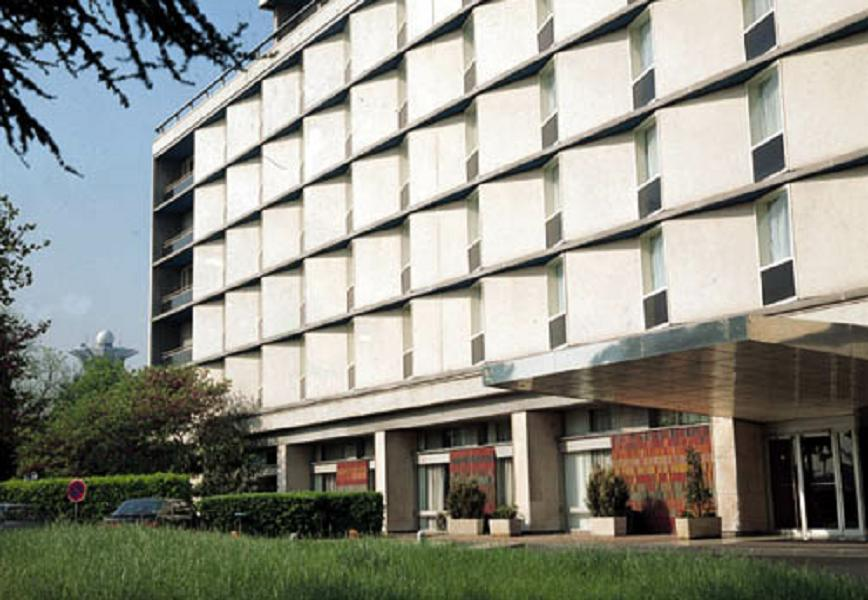
#> input picture HW1/building.jpg, 868 x 600 px
$ python edge.py   (older library calls are emulated)
#> lines starting #> are read from the running program, lines starting #| are printed output that depends on the picture
import os
import skimage
import pylab
import numpy as np
import math
from skimage import data
from skimage.color import rgb2grey
from skimage import filters
from skimage import io
from scipy.signal import convolve2d
from scipy import ndimage as ndi


# [7 lines of commented-out code are left out]

def filter_x(size, sigma):
    f = np.zeros([size * 2 + 1,size * 2 + 1])
    for i in range(-size, size + 1) :
        for j in range(-size, size + 1) :
            f[i + size][j + size] = (-i / (2 * math.pi * (sigma ** 4))) * math.exp(-(i*i + j*j)/2 / (sigma**2))
    return f

def filter_y(size, sigma):
    f = np.zeros([size * 2 + 1,size * 2 + 1])
    for i in range(-size, size + 1) :
        for j in range(-size, size + 1) :
            f[i + size][j + size] = (-j / (2 * math.pi * (sigma ** 4))) * math.exp(-(i*i + j*j)/2 / (sigma**2))
    return f

def find_nearest(value):
    array = np.array([-math.pi, math.pi, -math.pi/2, -math.pi*3/4, -math.pi/4, 0, math.pi/4, math.pi/2, math.pi*3/4])
    idx = (np.abs(array-value)).argmin()
    if (idx == 0 or idx == 1) :
        return 0.0
    return array[idx]

filename = input("The file you want to test: ")
#> the answer given: building.jpg
T_low = float(input("The low threshold: "))
#> the answer given: 100
T_high = float(input("The high threshold: "))
#> the answer given: 100

image = io.imread(filename)
#> image is the input picture: shape (600, 868, 3); mean R, G, B 142.9, 143.6, 133.7
image=skimage.img_as_float(image)
image_grey = rgb2grey(image)
T_high = 0.01
T_low = 0.005
gaussian_y = filter_x(3, 3)
gaussian_x = filter_y(3, 3)

image_x = convolve2d(image_grey, gaussian_x)
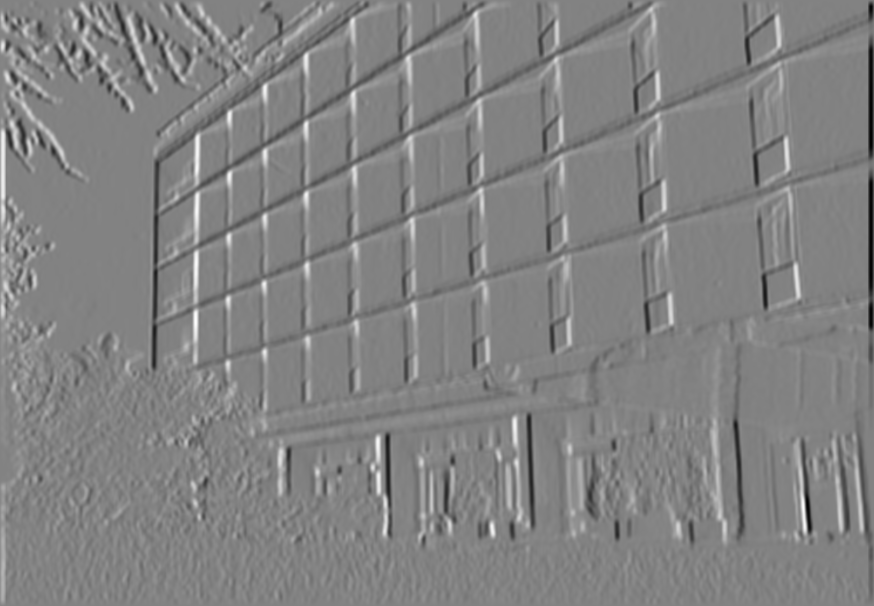
#> image_x: shape (606, 874) float64; min -0.0452, max 0.0432, mean -8.95e-21; drawn with min black and max white
image_y = convolve2d(image_grey, gaussian_y)
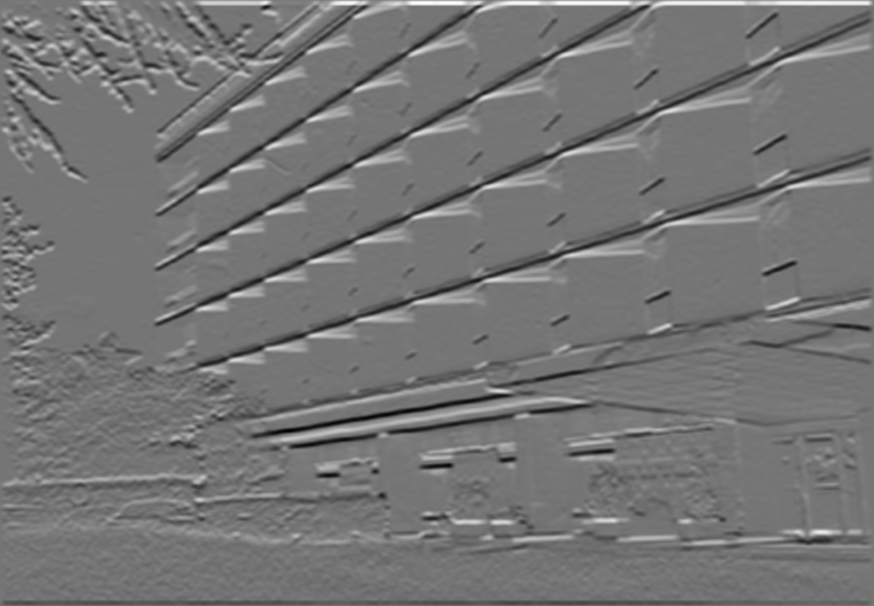
#> image_y: shape (606, 874) float64; min -0.0417, max 0.0488, mean -6.71e-20; drawn with min black and max white
image_F = np.zeros(image_grey.shape)
image_D = np.zeros(image_grey.shape)

for i in range(0, image.shape[0]):
    for j in range(0, image.shape[1]):
        image_F[i][j] = math.sqrt(image_x[i][j] * image_x[i][j] + image_y[i][j] * image_y[i][j])
        o = math.atan(image_y[i][j]/image_x[i][j])
        # print(find_nearest(orientation, o))
        image_D[i][j] = find_nearest(o)
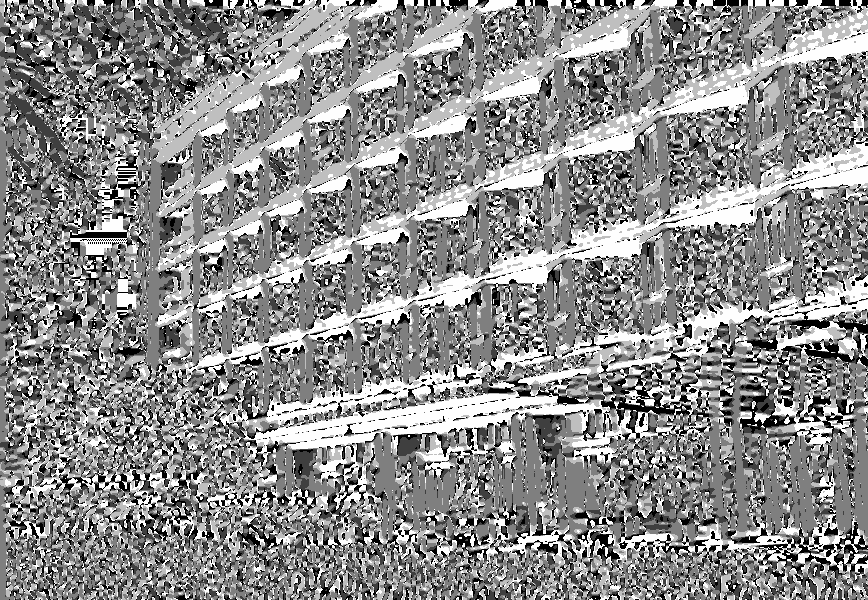
#> image_D: shape (600, 868) float64; min -1.57, max 1.57, mean 0.167; drawn with min black and max white
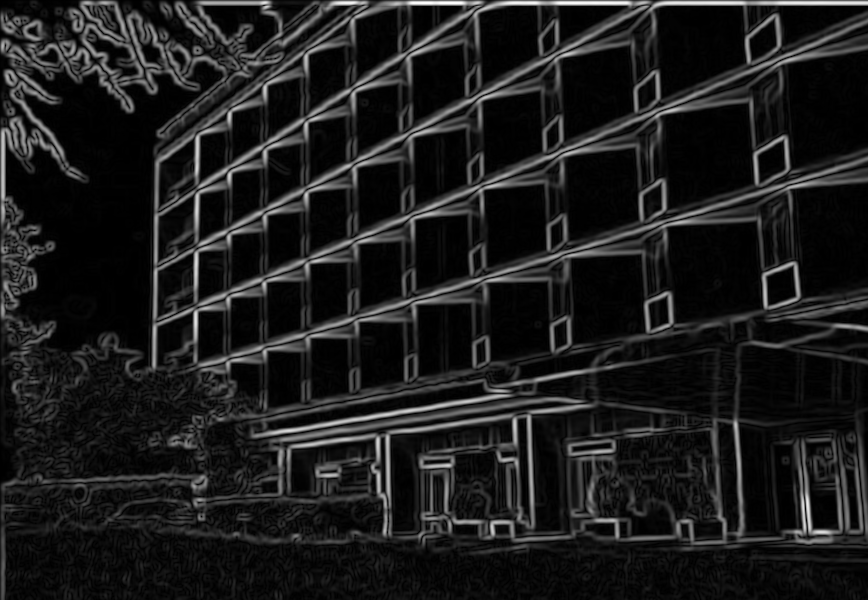
#> image_F: shape (600, 868) float64; min 0, max 0.0488, mean 0.0056; drawn with min black and max white

image_I = np.empty(image_grey.shape)

for i in range(1, image.shape[0]-1):
    for j in range(1, image.shape[1]-1):
        currentO = image_D[i][j]
        currentF = image_F[i][j]
        if (currentO == 0 or currentO == math.pi) :
            if (currentF > image_F[i][j-1] and currentF > image_F[i][j+1]) :
                image_I[i][j] = currentF
            else :
                image_I[i][j] = 0;
        elif (currentO == math.pi/4 or currentO == -math.pi*3/4 ) :
            if (currentF > image_F[i+1][j+1] and currentF > image_F[i-1][j-1]) :
                image_I[i][j] = currentF
            else :
                image_I[i][j] = 0
        elif (currentO == math.pi/2 or currentO == -math.pi/2) :
            if (currentF > image_F[i+1][j] and currentF > image_F[i-1][j]) :
                image_I[i][j] = currentF
            else :
                image_I[i][j] = 0
        else :
            if (currentF > image_F[i-1][j+1] and currentF > image_F[i+1][j-1]) :
                image_I[i][j] = currentF
            else :
                image_I[i][j] = 0
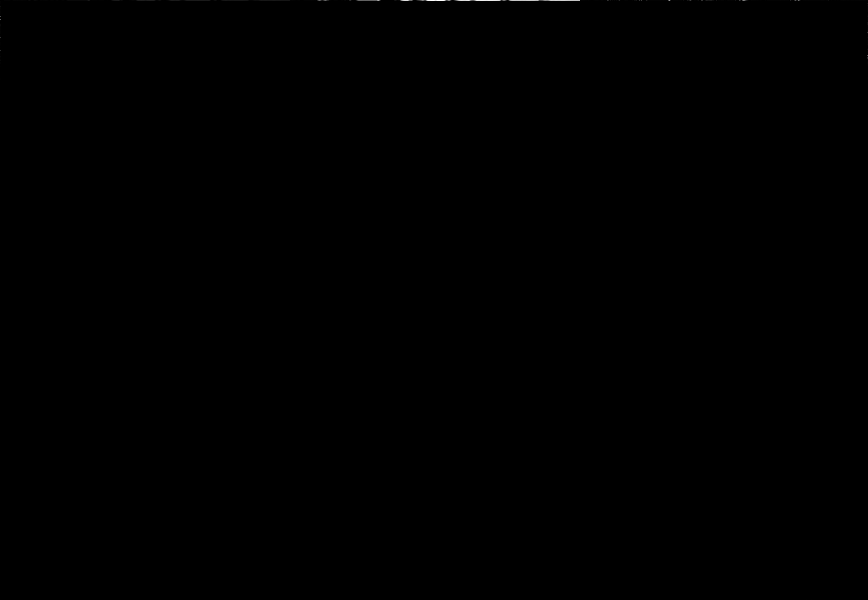
#> image_I: shape (600, 868) float64; min 0, max 50753.5, mean 16.1; drawn with min black and max white

edge = np.zeros(image_grey.shape)

for i in range(5, image.shape[0]-5):
    for j in range(5, image.shape[1]-5):
        if image_I[i][j] > T_high :
            edge[i][j] = 2
        elif image_I[i][j] < T_low :
            edge[i][j] = 0
        else :
            edge[i][j] = 1

updated = np.zeros(image_grey.shape)

for i in range(1, image_grey.shape[0] - 1) :
    for j in range(1, image_grey.shape[1] - 1) :
        if (edge[i][j] == 2 and updated[i][j] == 0):
            queue = np.array([[i,j]])
            updated[i][j] = 1
            link = 0
            while(queue.size != 0):
                link+=1
                current = queue[0]
                x = current[0]
                y = current[1]
                edge[x][y] = 2
                for p in range(-1, 2) :
                    for q in range(-1, 2) :
                         if (edge[x+p][y+q] > 0 and updated[x+p][y+q] == 0):
                             add = np.array([[x+p, y+q]])
                             queue = np.concatenate((queue, add))
                             updated[x+p][y+q] = 1
                queue = np.delete(queue, 0, axis = 0)
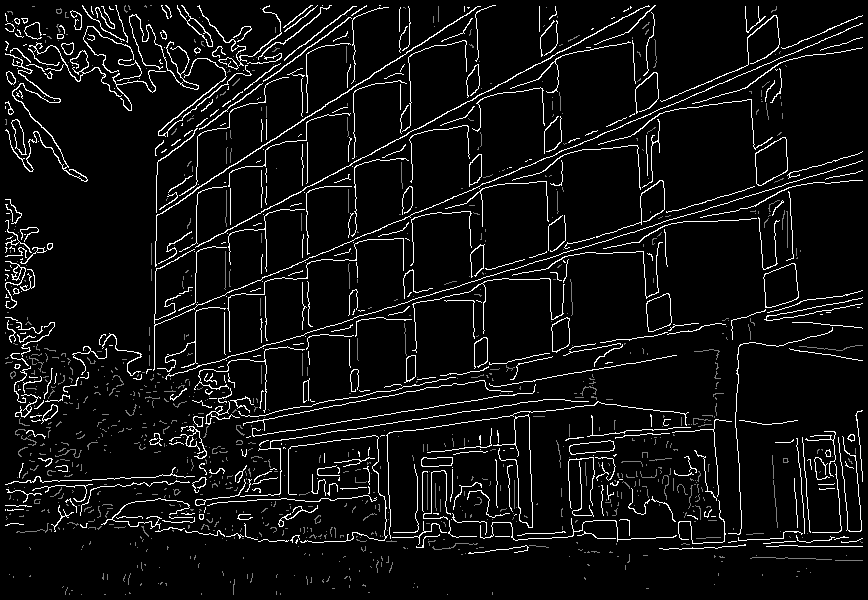
#> edge: shape (600, 868) float64; min 0, max 2, mean 0.129; drawn with min black and max white
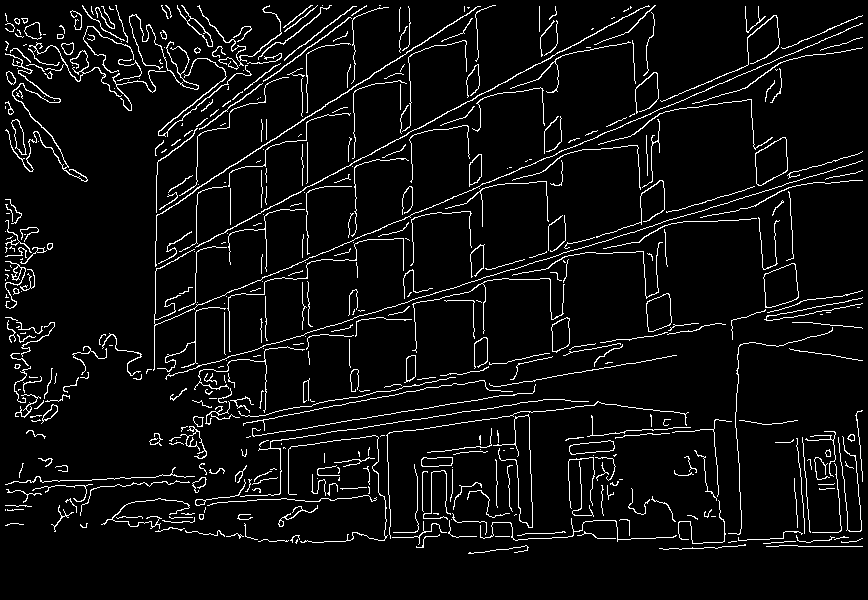
#> updated: shape (600, 868) float64; values 0 (black) and 1 (white), 5.9% white in thin lines or dots

for i in range(0, image.shape[0]):
    for j in range(0, image.shape[1]):
        if edge[i][j] == 2 :
            edge[i][j] = 0
        else :
            edge[i][j] = 1
#> edge: shape (600, 868) float64; values 0 (black) and 1 (white), 94.1% white; black in thin lines or dots

pylab.imshow(edge, cmap='Greys')
pylab.show()
